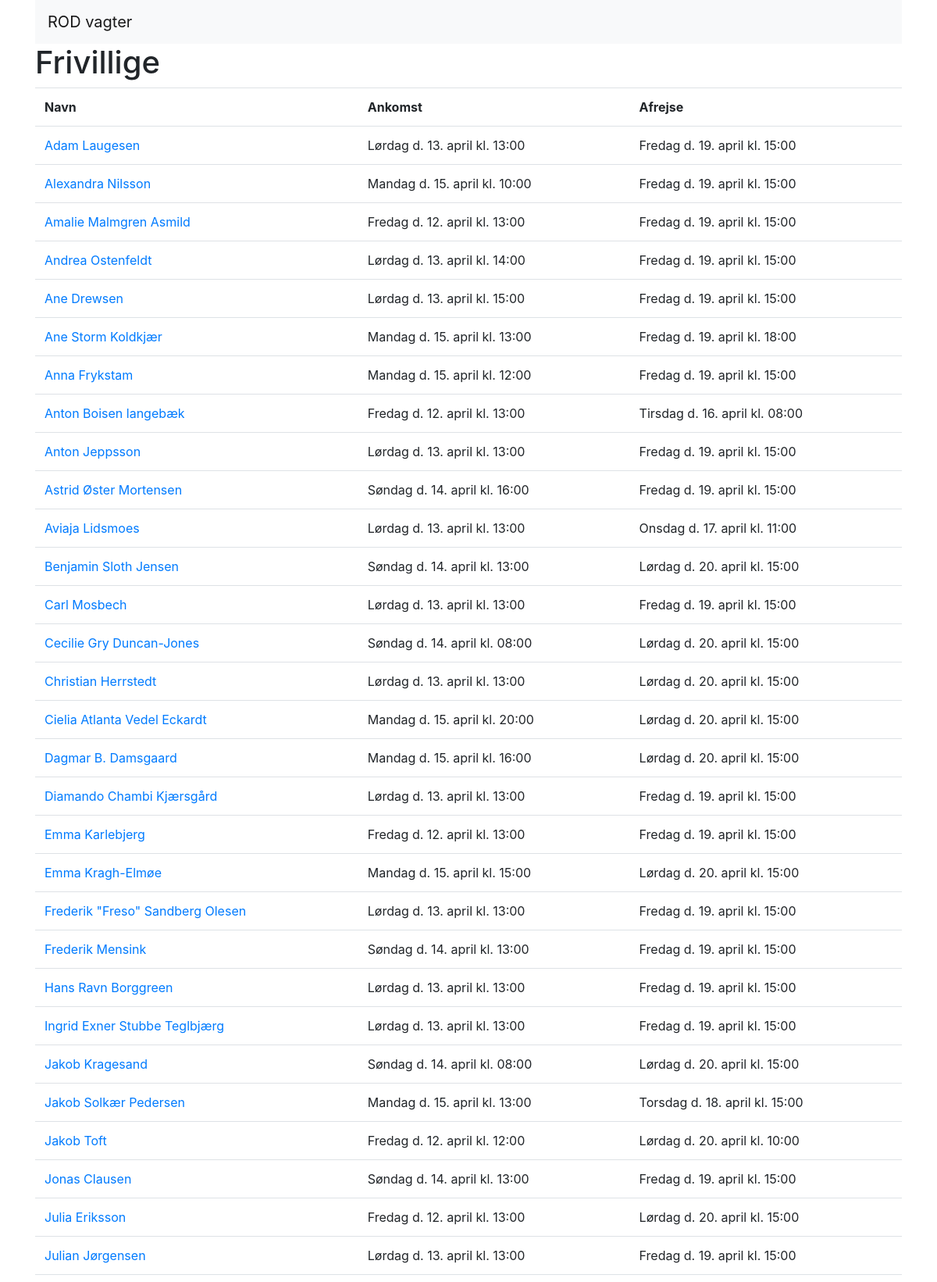
The page / (upper part) on the database its author committed.
### model.py (models this page shows, shortened)
class Volunteer(Model):
    name = CharField(unique=True)
    phone_number = CharField(null=True)
    ice_number = CharField(null=True)
    email = CharField(null=True)
    can_drive = BooleanField(null=True)
    has_car = BooleanField(null=True)
    available_start = DateTimeField()
    available_end = DateTimeField()
    comments = TextField(null=True)
    load_multiplier = FloatField()
    has_had_friends_added = BooleanField(null=True)
    class Meta:
        database = db

### manager.py (the view)
@app.route("/")
def list_of_volunteers():
    volunteers = Volunteer.select().order_by(Volunteer.name)
    return render_template('list.html', volunteers=volunteers)

### manager.py (called while the page is built)
@app.template_filter('roddate')
def roddate(value):
    weekday = WEEKDAYS[int(value.strftime("%w"))]
    month = MONTHS[int(value.strftime("%-m"))]
    return weekday + " " + value.strftime("d. %-d. ") + month + value.strftime(" kl. %H:%M")

@app.after_request
def add_header(r):
    r.headers["Cache-Control"] = "no-cache, no-store, must-revalidate"
    r.headers["Pragma"] = "no-cache"
    r.headers["Expires"] = "0"
    r.headers['Cache-Control'] = 'public, max-age=0'
    return r

### templates/list.html
{% extends "base.html" %}
{% block body %}
<h1>Frivillige</h1>
<table class="table">
  <tr>
    <th>Navn</th>
    <th>Ankomst</th>
    <th>Afrejse</th>
  </tr>
  {% for volunteer in volunteers %}
  <tr>
    <td>
      <a href="/volunteer/{{ volunteer.id }}">{{ volunteer.name }}</a> <br>
    </td>
    <td> {{ volunteer.available_start|roddate }} </td>
    <td> {{ volunteer.available_end|roddate }} </td>
  </tr>
{% endfor %}
{% endblock %}

### rows shown on the page
Volunteer: name "Adam Laugesen", available_start|roddate "Lørdag d. 13. april kl. 13:00", available_end|roddate "Fredag d. 19. april kl. 15:00"
Volunteer: name "Alexandra Nilsson", available_start|roddate "Mandag d. 15. april kl. 10:00", available_end|roddate "Fredag d. 19. april kl. 15:00"
Volunteer: name "Amalie Malmgren Asmild", available_start|roddate "Fredag d. 12. april kl. 13:00", available_end|roddate "Fredag d. 19. april kl. 15:00"
Volunteer: name "Andrea Ostenfeldt", available_start|roddate "Lørdag d. 13. april kl. 14:00", available_end|roddate "Fredag d. 19. april kl. 15:00"
Volunteer: name "Ane Drewsen", available_start|roddate "Lørdag d. 13. april kl. 15:00", available_end|roddate "Fredag d. 19. april kl. 15:00"
Volunteer: name "Ane Storm Koldkjær", available_start|roddate "Mandag d. 15. april kl. 13:00", available_end|roddate "Fredag d. 19. april kl. 18:00"
Volunteer: name "Anna Frykstam", available_start|roddate "Mandag d. 15. april kl. 12:00", available_end|roddate "Fredag d. 19. april kl. 15:00"
Volunteer: name "Anton Boisen langebæk", available_start|roddate "Fredag d. 12. april kl. 13:00", available_end|roddate "Tirsdag d. 16. april kl. 08:00"
Volunteer: name "Anton Jeppsson", available_start|roddate "Lørdag d. 13. april kl. 13:00", available_end|roddate "Fredag d. 19. april kl. 15:00"
Volunteer: name "Astrid Øster Mortensen", available_start|roddate "Søndag d. 14. april kl. 16:00", available_end|roddate "Fredag d. 19. april kl. 15:00"
Volunteer: name "Aviaja Lidsmoes", available_start|roddate "Lørdag d. 13. april kl. 13:00", available_end|roddate "Onsdag d. 17. april kl. 11:00"
Volunteer: name "Benjamin Sloth Jensen", available_start|roddate "Søndag d. 14. april kl. 13:00", available_end|roddate "Lørdag d. 20. april kl. 15:00"
Volunteer: name "Carl Mosbech", available_start|roddate "Lørdag d. 13. april kl. 13:00", available_end|roddate "Fredag d. 19. april kl. 15:00"
Volunteer: name "Cecilie Gry Duncan-Jones", available_start|roddate "Søndag d. 14. april kl. 08:00", available_end|roddate "Lørdag d. 20. april kl. 15:00"
Volunteer: name "Christian Herrstedt", available_start|roddate "Lørdag d. 13. april kl. 13:00", available_end|roddate "Lørdag d. 20. april kl. 15:00"
Volunteer: name "Cielia Atlanta Vedel Eckardt", available_start|roddate "Mandag d. 15. april kl. 20:00", available_end|roddate "Lørdag d. 20. april kl. 15:00"
Volunteer: name "Dagmar B. Damsgaard", available_start|roddate "Mandag d. 15. april kl. 16:00", available_end|roddate "Lørdag d. 20. april kl. 15:00"
Volunteer: name "Diamando Chambi Kjærsgård", available_start|roddate "Lørdag d. 13. april kl. 13:00", available_end|roddate "Fredag d. 19. april kl. 15:00"
Volunteer: name "Emma Karlebjerg", available_start|roddate "Fredag d. 12. april kl. 13:00", available_end|roddate "Fredag d. 19. april kl. 15:00"
Volunteer: name "Emma Kragh-Elmøe", available_start|roddate "Mandag d. 15. april kl. 15:00", available_end|roddate "Lørdag d. 20. april kl. 15:00"
Volunteer: name "Frederik \"Freso\" Sandberg Olesen", available_start|roddate "Lørdag d. 13. april kl. 13:00", available_end|roddate "Fredag d. 19. april kl. 15:00"
Volunteer: name "Frederik Mensink", available_start|roddate "Søndag d. 14. april kl. 13:00", available_end|roddate "Fredag d. 19. april kl. 15:00"
Volunteer: name "Hans Ravn Borggreen", available_start|roddate "Lørdag d. 13. april kl. 13:00", available_end|roddate "Fredag d. 19. april kl. 15:00"
Volunteer: name "Ingrid Exner Stubbe Teglbjærg", available_start|roddate "Lørdag d. 13. april kl. 13:00", available_end|roddate "Fredag d. 19. april kl. 15:00"
Volunteer: name "Jakob Kragesand", available_start|roddate "Søndag d. 14. april kl. 08:00", available_end|roddate "Lørdag d. 20. april kl. 15:00"
Volunteer: name "Jakob Solkær Pedersen", available_start|roddate "Mandag d. 15. april kl. 13:00", available_end|roddate "Torsdag d. 18. april kl. 15:00"
Volunteer: name "Jakob Toft", available_start|roddate "Fredag d. 12. april kl. 12:00", available_end|roddate "Lørdag d. 20. april kl. 10:00"
Volunteer: name "Jonas Clausen", available_start|roddate "Søndag d. 14. april kl. 13:00", available_end|roddate "Fredag d. 19. april kl. 15:00"
Volunteer: name "Julia Eriksson", available_start|roddate "Fredag d. 12. april kl. 13:00", available_end|roddate "Lørdag d. 20. april kl. 15:00"
Volunteer: name "Julian Jørgensen", available_start|roddate "Lørdag d. 13. april kl. 13:00", available_end|roddate "Fredag d. 19. april kl. 15:00"
